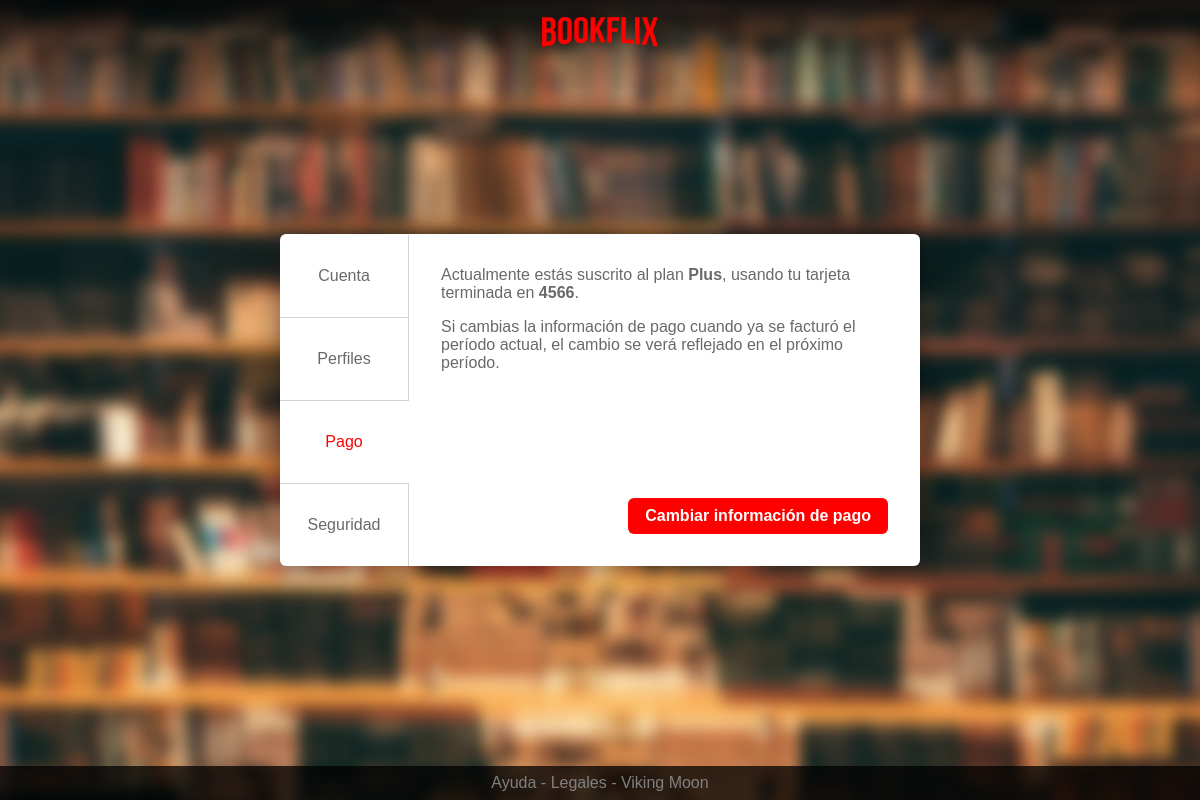
Before: /settings/payment.php (signed in) with the older database file.
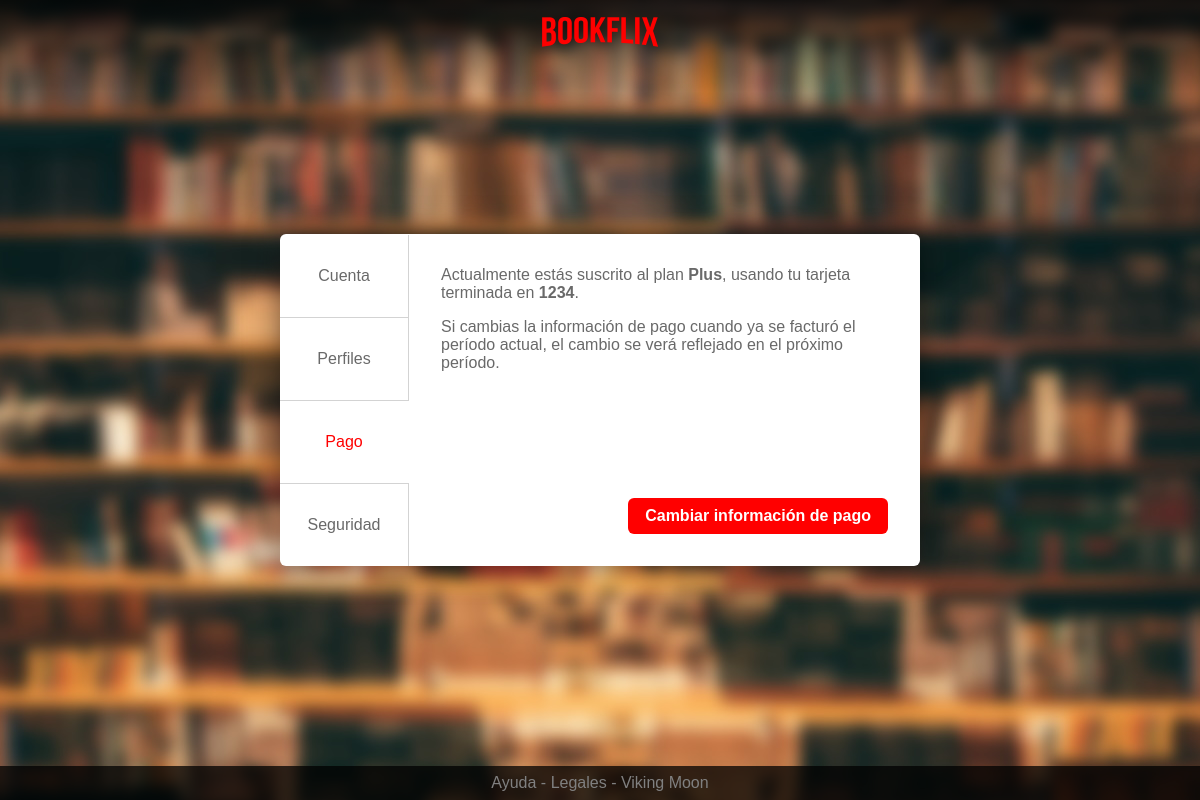
After: the same page with the newer database file.
### tables this page shows
CREATE TABLE `payment` (
  `id` int(11) NOT NULL,
  `name` varchar(32) NOT NULL,
  `card_number` varchar(32) NOT NULL,
  `security_code` varchar(4) NOT NULL,
  `expiration_date` varchar(5) NOT NULL,
  `dni` varchar(9) NOT NULL,
  `user_id` int(11) NOT NULL,
  `last_payment_date` date NOT NULL,
  `last_payment_state` tinyint(1) NOT NULL
);

### settings/payment.php (the view, shortened to what this page needs)
<?php
	$conn = conn();
	$id = $_SESSION['id'];
	$userRow = mysqli_fetch_assoc(mysqli_query($conn, "SELECT * FROM users WHERE id = '$id'"));
	$plan = $userRow['type'];
	$planRow = mysqli_fetch_assoc(mysqli_query($conn, "SELECT * FROM plans WHERE id = '$plan'"));
	$planName = $planRow['name_spa'];
	$paymentRow = mysqli_fetch_assoc(mysqli_query($conn, "SELECT * FROM payment WHERE user_id = '$id'"));
	$cardNumber = $paymentRow['card_number'];
?>
<html>
<head>
    <link rel="stylesheet" href="../css/general.css">
    <link rel="stylesheet" href="../css/alternative.css">
</head>
<body class="books">
	<div class="for-footer">
		<div class=" top-bar-simple">
			<a href="../index.php">
                <img class="margin-16" src="../res/header.png" />
            </a>
		</div>
		<div style="display:flex" class="settings absolute-center box-shadow">
			<div>
				<div style="padding:0.5px;"></div>
				<div class="tab" onclick="window.location='account.php';">Cuenta</div>
				<div class="splitter"></div>
				<div class="tab" onclick="window.location='profiles.php';">Perfiles</div>
				<div class="splitter"></div>
				<div class="tab-active">Pago</div>
				<div class="splitter"></div>
				<div class="tab" onclick="window.location='security.php';">Seguridad</div>
			</div>
			<div class="settings-container" id="info">
				<div> Actualmente estás suscrito al plan <strong><?php echo $planName ?></strong>, usando tu tarjeta terminada en <strong> <?php echo substr($cardNumber,-4) ?></strong>.</div>
				<p>Si cambias la información de pago cuando ya se facturó el período actual, el cambio se verá reflejado en el próximo período.</p>
				<a class="button accent-alt save" href='card.php'>Cambiar información de pago</a>
			</div>
		</div>
	</div>
    <div class="footer">
        <span>
            <a class="gray-link" href='help.php'>Ayuda</a>
            -
            <a class="gray-link" href='legal.php'>Legales</a>
            -
            <a class="gray-link" href='../vm.php'>Viking Moon</a>
        </span>
    </div>
</body>
</html>

Changed rows visible on the page:
changed payment: card_number "4566" → "1234"
